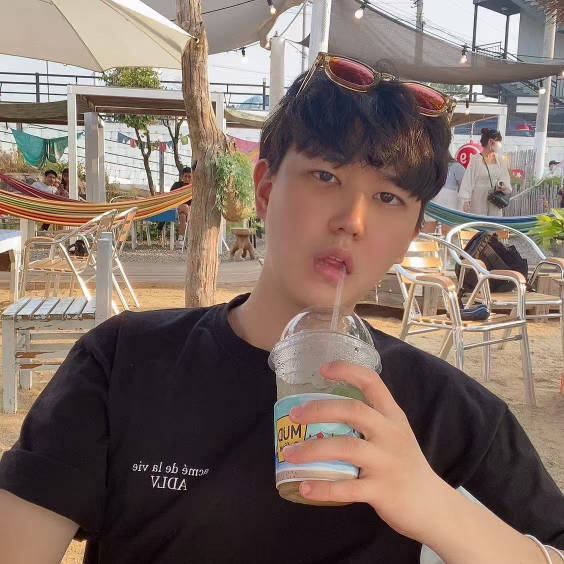
#> input picture Experiment4_EdgeDetection/image/me_hog.jpg, 1128 x 1128 px (shown at 1/2 size)
$ python visualize_image.py --img image/me_hog.jpg
#> lines starting #> are read from the running program, lines starting #| are printed output that depends on the picture; after the words box and inside, x2 and y2 are one past the last pixel; in counts of white or black regions, pixels touching at a corner belong together
### Experiment4_EdgeDetection/nms.py
# nms.py
import numpy as np

def nms(boxes, scores, iou_thresh=0.3):
    """
    boxes: (N,4) [x1,y1,x2,y2]
    scores: (N,)
    return: keep indices
    """
    if len(boxes) == 0:
        return []

    boxes = boxes.astype(np.float32)
    scores = scores.astype(np.float32)

    x1 = boxes[:, 0]
    y1 = boxes[:, 1]
    x2 = boxes[:, 2]
    y2 = boxes[:, 3]

    areas = (x2 - x1 + 1) * (y2 - y1 + 1)
    order = scores.argsort()[::-1]

    keep = []
    while order.size > 0:
        i = order[0]
        keep.append(int(i))

        xx1 = np.maximum(x1[i], x1[order[1:]])
        yy1 = np.maximum(y1[i], y1[order[1:]])
        xx2 = np.minimum(x2[i], x2[order[1:]])
        yy2 = np.minimum(y2[i], y2[order[1:]])

        w = np.maximum(0.0, xx2 - xx1 + 1)
        h = np.maximum(0.0, yy2 - yy1 + 1)
        inter = w * h
        iou = inter / (areas[i] + areas[order[1:]] - inter + 1e-9)

        inds = np.where(iou <= iou_thresh)[0]
        order = order[inds + 1]

    return keep

### Experiment4_EdgeDetection/Sliding.py

def sliding_window(image, window_size, step_size):
    for y in range(0, image.shape[0], step_size[1]):
        for x in range(0, image.shape[1], step_size[0]):
            yield (x, y, image[y: y + window_size[1], x: x + window_size[0]])

### Experiment4_EdgeDetection/visualize_image.py
# visualize_image.py
import os
import argparse
import numpy as np
import cv2
import joblib

import Sliding as sd
from skimage.feature import hog
from skimage.transform import pyramid_gaussian

from nms import nms


def detect_one_image(
    img_path: str,
    model_path: str = "models/models.dat",
    out_dir: str = "output",
    resize_w: int = 400,
    win_size=(64, 128),
    step_size=(9, 9),
    downscale: float = 1.25,
    score_thresh: float = 0.6,
    iou_thresh: float = 0.3,
):
#> called with img_path = 'image/me_hog.jpg', model_path = 'models/models.dat', out_dir = 'output', resize_w = 400, win_size = (64, 128), step_size = (9, 9), downscale = 1.25, score_thresh = 0.6
    os.makedirs(out_dir, exist_ok=True)

    # 1) load model
    model = joblib.load(model_path)
#> (reads Experiment4_EdgeDetection/models/models.dat from the repository)

    # 2) load image
    image = cv2.imread(img_path)
#> image is the input picture: shape (1128, 1128, 3); mean B, G, R 101.8, 110.7, 128.2
    if image is None:
        raise FileNotFoundError(f"이미지 로드 실패: {img_path}")

    # keep aspect ratio resize (너 원본 코드 스타일 따라감)
    h, w = image.shape[:2]
#> h = 1128; w = 1128
    new_w = resize_w
    new_h = int(h * (new_w / float(w)))
#> new_h = 400
    image = cv2.resize(image, (new_w, new_h))
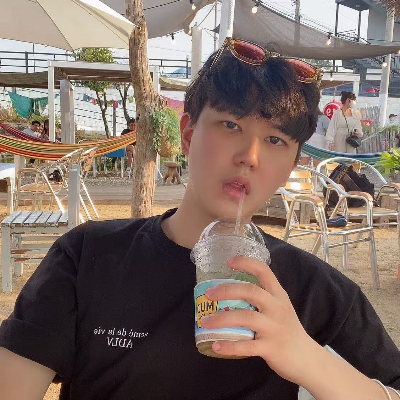
#> image: shape (400, 400, 3); mean B, G, R 101.7, 110.6, 128
    orig = image.copy()

    rects = []
    scores = []

    # 3) pyramid
    for resized in pyramid_gaussian(image, downscale=downscale, channel_axis=-1):
        # pyramid_gaussian returns float [0,1] sometimes → uint8 변환
        if resized.dtype != np.uint8:
            resized = (resized * 255).astype(np.uint8)

        if resized.shape[0] < win_size[1] or resized.shape[1] < win_size[0]:
            break

        scale_x = orig.shape[1] / float(resized.shape[1])
        scale_y = orig.shape[0] / float(resized.shape[0])

        # 4) sliding window (IMPORTANT: 네 Sliding.py 시그니처 그대로 사용)
        for (x, y, window) in sd.sliding_window(resized, win_size, step_size):
            if window.shape[0] != win_size[1] or window.shape[1] != win_size[0]:
                continue

            gray = cv2.cvtColor(window, cv2.COLOR_BGR2GRAY)

            # 5) HOG feature (training_SVM.py와 동일 파라미터)
            fd = hog(
                gray,
                orientations=9,
                pixels_per_cell=(8, 8),
                cells_per_block=(3, 3),
                visualize=False,
            )
            fd = fd.reshape(1, -1).astype(np.float32)

            # 6) SVM score
            sc = float(model.decision_function(fd)[0])
            if sc > score_thresh:
                x1 = int(x * scale_x)
                y1 = int(y * scale_y)
                x2 = int((x + win_size[0]) * scale_x)
                y2 = int((y + win_size[1]) * scale_y)
                rects.append([x1, y1, x2, y2])
                scores.append(sc)
#> this loop made 7 passes
#> (scale_x, scale_y) on passes 1 to 6: (1, 1), (1.25, 1.25), (1.56, 1.56), (1.95, 1.95), (2.44, 2.44), (3.03, 3.03)
#> pass 2, in detect_one_image, `resized = (resized * 255).astype(np.uint8)`:
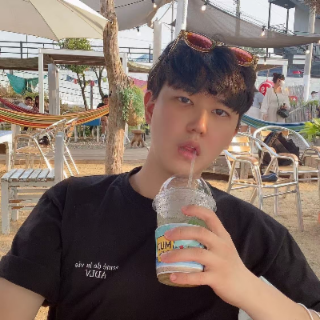
#> resized: shape (320, 320, 3); mean of channels 0, 1, 2 101.2, 110.1, 127.5; drawn as B, G, R
#> pass 3, in detect_one_image, `resized = (resized * 255).astype(np.uint8)`:
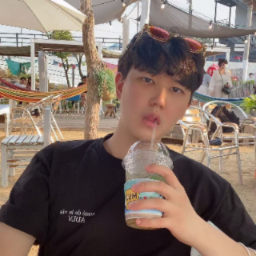
#> resized: shape (256, 256, 3); mean of channels 0, 1, 2 101.2, 110.1, 127.5; drawn as B, G, R
#> after the loop:
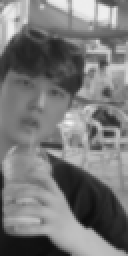
#> gray: shape (128, 64) (shown 2 times larger); min 12, max 245, mean 120.2
#> after the loop, rects = 34 items, first 6: [198, 27, 262, 155], [243, 36, 307, 164], [45, 117, 109, 245], [216, 144, 280, 272], [270, 144, 334, 272], [297, 153, 361, 281]; scores = 34 values, max 3.36 at index 0, min 0.612 at index 14, mean 1.36

    rects = np.array(rects, dtype=np.int32) if len(rects) else np.zeros((0, 4), dtype=np.int32)
#> rects = 34 rows, first 6: [198, 27, 262, 155], [243, 36, 307, 164], [45, 117, 109, 245], [216, 144, 280, 272], [270, 144, 334, 272], [297, 153, 361, 281]
    scores = np.array(scores, dtype=np.float32) if len(scores) else np.zeros((0,), dtype=np.float32)

    # 7) NMS
    keep = nms(rects, scores, iou_thresh=iou_thresh)
#> in nms, `boxes = boxes.astype(np.float32)`: boxes has the same summary as rects in detect_one_image
#> in nms, `x1 = boxes[:, 0]`: x1 = 34 values, max 297 at index 5, min 17 at index 31, mean 202.7
#> in nms, `y1 = boxes[:, 1]`: y1 = 34 values, max 213 at index 18, min 22 at index 8, mean 135.1
#> in nms, `x2 = boxes[:, 2]`: x2 = 34 values, max 395 at index 27, min 109 at index 2, mean 290.9
#> in nms, `y2 = boxes[:, 3]`: y2 = 34 values, max 400 at index 33, min 155 at index 0, mean 311.5
#> in nms, `areas = (x2 - x1 + 1) * (y2 - y1 + 1)`: areas = 34 values from 8385 to 49298
#> in nms, `order = scores.argsort()[::-1]`: order = 34 values, max 33 at index 16, min 0 at index 0, mean 16.5
#> the loop in nms, `while order.size > 0:` made 11 passes
#> (i, xx1, yy1, xx2, yy2, w, h, inter) on passes 6 to 7: (19, [45, 270, 225, 243, 28, 216, 126, 225], [117, 144, 207, 56, 56, 144, 189, 56], [109, 128, 128, 128, 128, 128, 128, 128], [245, 256, 256, 164, 256, 256, 256, 182], [65, 0, 0, 0, 101, 0, 3, 0], [129, 113, 50, 109, 201, 113, 68, 127], [8385, 0, 0, 0, 20301, 0, 204, 0]), (4, [270, 270, 270, 270, 270], [207, 144, 144, 189, 144], [289, 307, 280, 190, 305], [272, 164, 272, 272, 182], [20, 38, 11, 0, 36], [66, 21, 129, 84, 39], [1320, 798, 1419, 0, 1404])
#> i on passes 1, 2, 11: 0, 26, 6
#> after the loop in nms, `while order.size > 0:`: keep = [0, 26, 25, 11, 12, 19, 4, 7, 1, 3, 6]; order = empty array
#> keep = [0, 26, 25, 11, 12, 19, 4, 7, 1, 3, 6]

    # 8) draw
    vis = orig.copy()
    for i in keep:
        x1, y1, x2, y2 = rects[i]
        cv2.rectangle(vis, (x1, y1), (x2, y2), (0, 255, 0), 2)
        cv2.putText(
            vis,
            f"person {scores[i]:.2f}",
            (x1, max(0, y1 - 6)),
            cv2.FONT_HERSHEY_SIMPLEX,
            0.6,
            (0, 255, 0),
            2,
        )
#> this loop made 11 passes
#> (i, x1, y1, x2, y2) on passes 2, 3, 4, 5, 6, 7, 9, 10, 11: (26, 253, 182, 353, 382), (25, 168, 182, 268, 382), (11, 292, 78, 372, 238), (12, 101, 90, 181, 250), (19, 28, 56, 128, 256), (4, 270, 144, 334, 272), (1, 243, 36, 307, 164), (3, 216, 144, 280, 272), (6, 126, 189, 190, 317)
#> (x1, y1, x2, y2) on passes 1, 8: (198, 27, 262, 155), (225, 207, 289, 335)
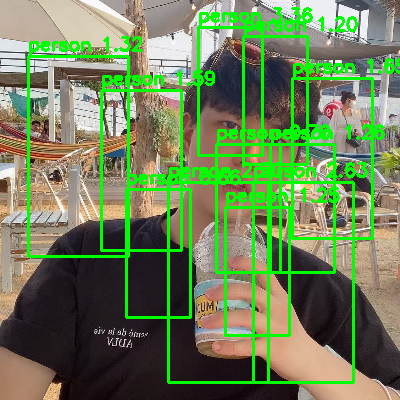
#> vis: shape (400, 400, 3); 13.45% of pixels changed, all inside (x1, y1, x2, y2) = (27, 7, 400, 384)

    base = os.path.splitext(os.path.basename(img_path))[0]
    out_path = os.path.join(out_dir, f"detect_{base}.jpg")
    cv2.imwrite(out_path, vis)

    print(f"dets(before nms)={len(rects)}, after nms={len(keep)}")
#| dets(before nms)=34, after nms=11
    print("saved:", out_path)


def main():
    ap = argparse.ArgumentParser()
    ap.add_argument("--img", required=True, help="e.g. test/12.jpg")
    ap.add_argument("--model", default="models/models.dat")
    ap.add_argument("--outdir", default="output")
    ap.add_argument("--score", type=float, default=0.6)
    ap.add_argument("--iou", type=float, default=0.3)
    ap.add_argument("--step", type=int, default=9)
    ap.add_argument("--downscale", type=float, default=1.25)
    args = ap.parse_args()

    detect_one_image(
        img_path=args.img,
        model_path=args.model,
        out_dir=args.outdir,
        step_size=(args.step, args.step),
        downscale=args.downscale,
        score_thresh=args.score,
        iou_thresh=args.iou,
    )


if __name__ == "__main__":
    main()
